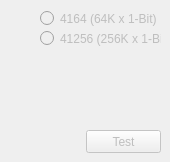
               <widget class="QWidget" name="DRAM">
                <attribute name="title">
                 <string>Dynamic RAM</string>
                </attribute>
                <widget class="QRadioButton" name="D4164Button">
                 <property name="enabled">
                  <bool>false</bool>
                 </property>
                 <property name="geometry">
                  <rect>
                   <x>40</x>
                   <y>10</y>
                   <width>121</width>
                   <height>17</height>
                  </rect>
                 </property>
                 <property name="text">
                  <string>4164 (64K x 1-Bit)</string>
                 </property>
                </widget>
                <widget class="QPushButton" name="testDRAMButton">
                 <property name="enabled">
                  <bool>false</bool>
                 </property>
                 <property name="geometry">
                  <rect>
                   <x>86</x>
                   <y>130</y>
                   <width>75</width>
                   <height>23</height>
                  </rect>
                 </property>
                 <property name="text">
                  <string>Test</string>
                 </property>
                </widget>
                <widget class="QRadioButton" name="D41256Button">
                 <property name="enabled">
                  <bool>false</bool>
                 </property>
                 <property name="geometry">
                  <rect>
                   <x>40</x>
                   <y>30</y>
                   <width>121</width>
                   <height>17</height>
                  </rect>
                 </property>
                 <property name="text">
                  <string>41256 (256K x 1-Bit)</string>
                 </property>
                </widget>
               </widget>
